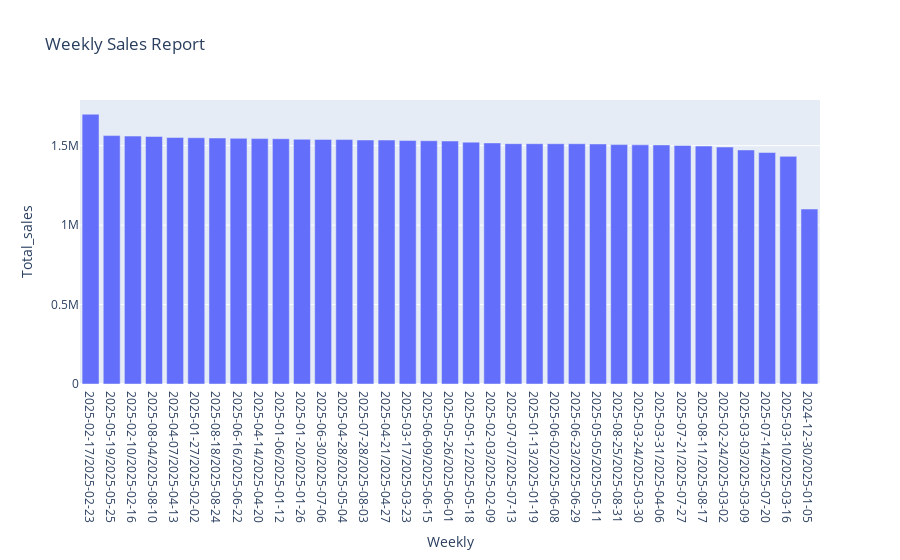

The notebook cell saved with this chart:
### Code cell
df["Order Date"]=pd.to_datetime(df["Order Date"])
df["Weekly"]=df["Order Date"].dt.to_period("W").astype(str)
Weeklytrend=df.groupby(df["Weekly"]).agg(Total_sales=("Price (INR)","sum"),Total_orders=("State","count")).reset_index().sort_values("Total_sales",ascending=False)
fig=px.bar(Weeklytrend,x=Weeklytrend["Weekly"],y=Weeklytrend["Total_sales"],title="Weekly Sales Report")

fig.show()

### Figure 1 — Plotly figure (JSON) as saved in the notebook; plotly's stock layout.template omitted (floating-point values rounded to 4 significant figures)
{"data": [{"hovertemplate": "Weekly=%{x}<br>Total_sales=%{y}<extra></extra>", "legendgroup": "", "marker": {"color": "#636efa", "pattern": {"shape": ""}}, "name": "", "orientation": "v", "showlegend": false, "textposition": "auto", "type": "bar", "x": ["2025-02-17/2025-02-23", "2025-05-19/2025-05-25", "2025-02-10/2025-02-16", "2025-08-04/2025-08-10", "2025-04-07/2025-04-13", "2025-01-27/2025-02-02", "2025-08-18/2025-08-24", "2025-06-16/2025-06-22", "2025-04-14/2025-04-20", "2025-01-06/2025-01-12", "2025-01-20/2025-01-26", "2025-06-30/2025-07-06", "2025-04-28/2025-05-04", "2025-07-28/2025-08-03", "2025-04-21/2025-04-27", "2025-03-17/2025-03-23", "2025-06-09/2025-06-15", "2025-05-26/2025-06-01", "2025-05-12/2025-05-18", "2025-02-03/2025-02-09", "2025-07-07/2025-07-13", "2025-01-13/2025-01-19", "2025-06-02/2025-06-08", "2025-06-23/2025-06-29", "2025-05-05/2025-05-11", "2025-08-25/2025-08-31", "2025-03-24/2025-03-30", "2025-03-31/2025-04-06", "2025-07-21/2025-07-27", "2025-08-11/2025-08-17", "2025-02-24/2025-03-02", "2025-03-03/2025-03-09", "2025-07-14/2025-07-20", "2025-03-10/2025-03-16", "2024-12-30/2025-01-05"], "xaxis": "x", "y": [1698000.0, 1563000.0, 1560000.0, 1558000.0, 1551000.0, 1550000.0, 1548000.0, 1546000.0, 1544000.0, 1543000.0, 1540000.0, 1539000.0, 1538000.0, 1536000.0, 1535000.0, 1532000.0, 1531000.0, 1529000.0, 1522000.0, 1517000.0, 1513000.0, 1512000.0, 1512000.0, 1512000.0, 1511000.0, 1507000.0, 1505000.0, 1505000.0, 1501000.0, 1498000.0, 1491000.0, 1473000.0, 1457000.0, 1433000.0, 1101000.0], "yaxis": "y"}], "layout": {"barmode": "relative", "legend": {"tracegroupgap": 0}, "title": {"text": "Weekly Sales Report"}, "xaxis": {"anchor": "y", "domain": [0, 1], "title": {"text": "Weekly"}}, "yaxis": {"anchor": "x", "domain": [0, 1], "title": {"text": "Total_sales"}}}}
